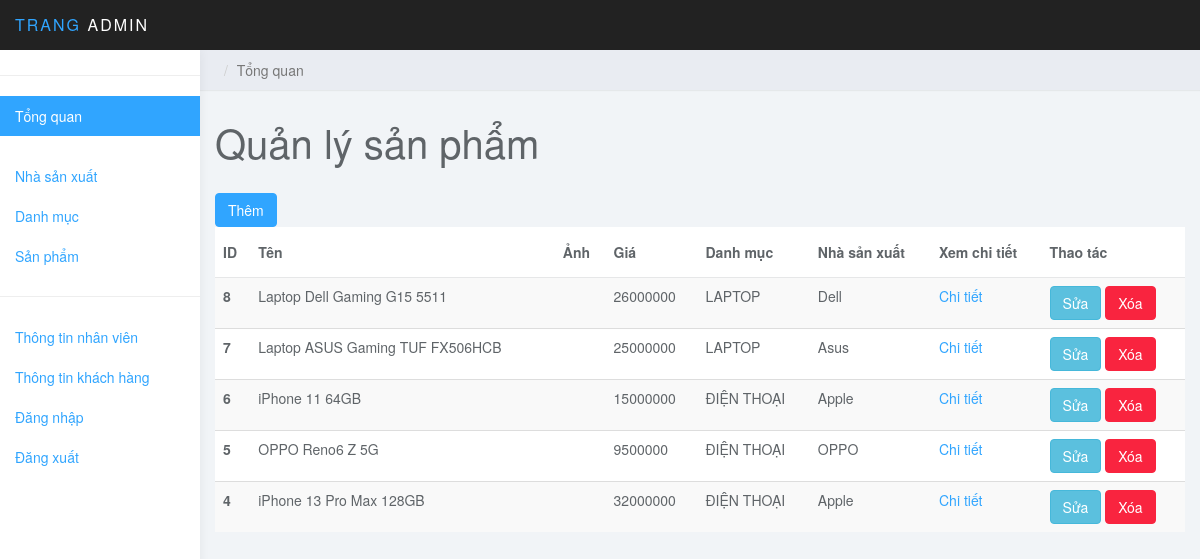
/admin/products/index.php, run on the app's committed database.
### tables this page shows
CREATE TABLE `products` (
  `id` int(11) NOT NULL,
  `name` varchar(50) NOT NULL,
  `description` text NOT NULL,
  `photo` varchar(200) NOT NULL,
  `created` date DEFAULT NULL,
  `price` float NOT NULL,
  `manufacturer_id` int(11) NOT NULL,
  `menu_id` int(11) NOT NULL
);

CREATE TABLE `menu` (
  `id` int(11) NOT NULL,
  `name` varchar(50) NOT NULL
);

CREATE TABLE `manufactures` (
  `id` int(11) NOT NULL,
  `menu_id` int(11) NOT NULL,
  `name` varchar(50) NOT NULL
);

### admin/products/index.php (the view, shortened to what this page needs)
<?php
    include_once "../header.php";
    include_once "../sidebar.php";
    ?>
<div class="col-sm-9 col-sm-offset-3 col-lg-10 col-lg-offset-2 main">
    <div class="row">
        <ol class="breadcrumb">
            <li class="active">Tổng quan</li>
        </ol>
    </div>
    <div class="row">
        <div class="col-lg-12">
            <h1 class="page-header">Quản lý sản phẩm</h1>
            <a href="create.php"><button type="button" class="btn btn-primary">Thêm</button></a>
        </div>
    </div>
    <table class="table table-striped">
        <thead>
            <tr>
                <th scope="">ID</th>
                <th scope="col">Tên</th>
                <th scope="col">Ảnh</th>
                <th scope="col">Giá</th>
                <th scope="col">Danh mục</th>
                <th scope="col">Nhà sản xuất</th>
                <th scope="col">Xem chi tiết</th>
                <th>Thao tác</th>
            </tr>
        </thead>
        <tbody>
            <?php
            include_once "../connect.php";
            $sql = "SELECT
            products.*,
            manufactures.name as manufacture_name,
            menu.name as menu_name
            FROM products
            JOIN manufactures ON products.manufacturer_id  = manufactures.id
            JOIN menu ON products.menu_id = menu.id
            ORDER BY products.id DESC ";
            $row=mysqli_query($connect,$sql);
            foreach ($row as $each) {
        ?>
            <tr>
                <th scope="row"><?php echo $each["id"] ?></th>
                <td><?php echo $each["name"] ?></td>
                <td>
                </td>
                <td><?php echo $each["price"] ?></td>
                <td><?php echo $each["menu_name"] ?></td>
                <td><?php echo $each["manufacture_name"] ?></td>
                <td><a href="">Chi tiết</a></td>
                <td>
                    <a href="update.php?id=<?php echo $each["id"]?>"><button type="button" class="btn btn-info">Sửa</button></a>
                    <a href="delete.php?id=<?php echo $each["id"]?>"> <button type="button" class="btn btn-danger">Xóa</button></a>
                </td>
                <?php
                }
            ?>
            </tr>
        </tbody>
    </table>
<?php
    include_once "../footer.php";
    ?>

### admin/css/styles.css (style rules this page uses)
body { background: #f1f4f7; padding-top: 50px; color: #5f6468; }
a, a:hover, a:focus { color: #30a5ff; }
h1, h2, h3, h4, h5, h6 { color: #5f6468; }
h1 { font-weight: 300; font-size: 40px; }
.btn-primary, .btn-primary:hover, .btn-primary:focus, .btn-primary:active, .btn-primary.active, .open > .dropdown-toggle.btn-primary, .btn-primary.disabled, .btn-primary[disabled], fieldset[disabled] .btn-primary, .btn-primary.disabled:hover, .btn-primary[disabled]:hover, fieldset[disabled] .btn-primary:hover, .btn-primary.disabled:focus, .btn-primary[disabled]:focus, fieldset[disabled] .btn-primary:focus, .btn-primary.disabled:active, .btn-primary[disabled]:active, fieldset[disabled] .btn-primary:active, .btn-primary.disabled.active, .btn-primary[disabled].active, fieldset[disabled] .btn-primary.active { background-color: #30a5ff; border-color: #30a5ff; }
.btn-danger, .btn-danger:hover, .btn-danger:focus, .btn-danger:active, .btn-danger.active, .open > .dropdown-toggle.btn-danger, .btn-danger.disabled, .btn-danger[disabled], fieldset[disabled] .btn-danger, .btn-danger.disabled:hover, .btn-danger[disabled]:hover, fieldset[disabled] .btn-danger:hover, .btn-danger.disabled:focus, .btn-danger[disabled]:focus, fieldset[disabled] .btn-danger:focus, .btn-danger.disabled:active, .btn-danger[disabled]:active, fieldset[disabled] .btn-danger:active, .btn-danger.disabled.active, .btn-danger[disabled].active, fieldset[disabled] .btn-danger.active { background-color: #f9243f; border-color: #f9243f; }
.breadcrumb { border-radius: 0; padding: 10px 15px; background: #e9ecf2; box-shadow: 0 1px 1px rgba(0, 0, 0, .05); margin: 0 ; }
h1.page-header { margin-top: 30px; border-bottom: 0; }
.table { background: #fff; }
.table>thead>tr>th { border-bottom: 1px solid #e6e7e8; vertical-align: middle; height: 50px; }

### data on the page
products: id "8", name "Laptop Dell Gaming G15 5511", price "26000000", menu.name "LAPTOP", manufacturer.name "Dell"
products: id "7", name "Laptop ASUS Gaming TUF FX506HCB", price "25000000", menu.name "LAPTOP", manufacturer.name "Asus"
products: id "6", name "iPhone 11 64GB", price "15000000", menu.name "ĐIỆN THOẠI", manufacturer.name "Apple"
products: id "5", name "OPPO Reno6 Z 5G", price "9500000", menu.name "ĐIỆN THOẠI", manufacturer.name "OPPO"
products: id "4", name "iPhone 13 Pro Max 128GB", price "32000000", menu.name "ĐIỆN THOẠI", manufacturer.name "Apple"
